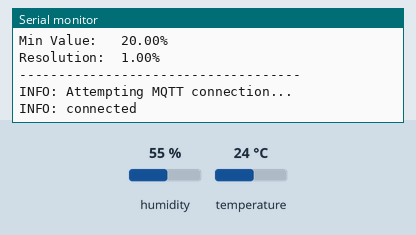
This sketch was run on a simulated ESP32. Parts: the last lines printed to the serial monitor. Inputs (shaded band) come from the test bench; at power-on: humidity 55 %, temperature 24 °C. WiFi joins after 1.5 s; servers stay silent unless stated; no MQTT or app messages arrive unless stated.

Above: at 2.7 s.
2.8 s: humidity set to 22 %
At 4.1 s:
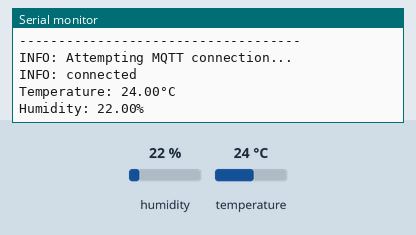
5.8 s: temperature set to 12 °C
At 8.5 s:
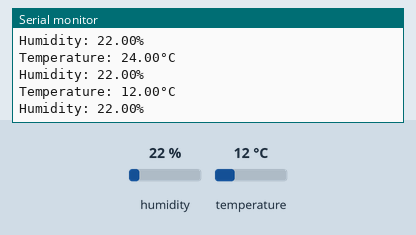
8.8 s: humidity set to 40 %
At 10.5 s:
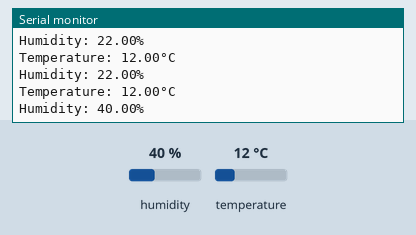

Measured:
- after the input at 2.8 s, the serial monitor: prints a new line after 0.80 s (image 1)
- after the input at 5.8 s, the serial monitor: prints a new line after 1.8 s (image 2)
- after the input at 8.8 s, the serial monitor: prints a new line after 0.81 s (image 3)

The sketch:

HA_ESP32_MQTT_HUMEDAD_TEMPERATURA.ino
```cpp
/*
   MQTT Lights for Home-Assistant - NodeMCU (ESP32)

   Libraries :
    - ESP8266 core for Arduino : https://github.com/esp8266/Arduino
    - PubSubClient : https://github.com/knolleary/pubsubclient

   Sources :
    - File > Examples > ES8266WiFi > WiFiClient
    - File > Examples > PubSubClient > mqtt_auth
    - File > Examples > PubSubClient > mqtt_esp8266


   Aurelio M. - v1.1 - 04.2024
   If you like this example, please add a star! Thank you!
   https://github.com/yeyomuri/HA_MQTT_ESP32
*/
#include <WiFi.h>
#include <PubSubClient.h>
#include <Adafruit_Sensor.h>
#include <DHT.h>
#include <DHT_U.h>

#define DHTTYPE DHT11
#define DHTPIN 4

// Credenciales WiFi
const PROGMEM char* WIFI_SSID = "XXXXXXXXXXXXXXXXXXXX";
const PROGMEM char* WIFI_PASSWORD = "XXXXXXXXXXXXXXXXXXXX";

// Credenciales MQTT
const PROGMEM char* MQTT_CLIENT_ID = "TouchSwitchSensor";
const PROGMEM char* MQTT_SERVER_IP = "XXXXXXXXXXXXXXXXXXXX";
const PROGMEM uint16_t MQTT_SERVER_PORT = 1883;
const PROGMEM char* MQTT_USER = "XXXXXXXXXXXXXXXXXXXX";
const PROGMEM char* MQTT_PASSWORD = "XXXXXXXXXXXXXXXXXXXX";

// MQTT: topic
const PROGMEM char* MQTT_HUMIDITY_TOPIC = "casa/habitacion/sensorHumedad";
const PROGMEM char* MQTT_TEMPERATURE_TOPIC = "casa/habitacion/sensorTemperatura";

DHT_Unified dht(DHTPIN, DHTTYPE);
uint32_t delayMS;

WiFiClient wifiClient;
PubSubClient client(wifiClient);

void reconnect() {
  // Función que se reconecta al broker MQTT
  while (!client.connected()) {
    Serial.println("INFO: Attempting MQTT connection...");
    // Intento de conectarse
    if (client.connect(MQTT_CLIENT_ID, MQTT_USER, MQTT_PASSWORD)) {
      Serial.println("INFO: connected");
    } else {
      Serial.print("ERROR: failed, rc=");
      Serial.print(client.state());
      Serial.println("DEBUG: try again in 5 seconds");
      delay(5000);
    }
  }
}

void setup() {
  int i = 0;
  Serial.begin(115200);
  Serial.println();
  Serial.println();
  Serial.print("INFO: Connecting to ");
  Serial.println(WIFI_SSID);
  WiFi.mode(WIFI_STA);
  WiFi.begin(WIFI_SSID, WIFI_PASSWORD);

  while (WiFi.status() != WL_CONNECTED) {
    delay(500);
    Serial.print(".");
    if(i == 5) ESP.restart();
    i++;
  }

  Serial.println("");
  Serial.println("INFO: WiFi connected");
  Serial.println("INFO: IP address: ");
  Serial.println(WiFi.localIP());

  client.setServer(MQTT_SERVER_IP, MQTT_SERVER_PORT);

  // Initialize device.
  dht.begin();
  Serial.println(F("DHTxx Unified Sensor Example"));
  // Print temperature sensor details.
  sensor_t sensor;
  dht.temperature().getSensor(&sensor);
  Serial.println(F("------------------------------------"));
  Serial.println(F("Temperature Sensor"));
  Serial.print  (F("Sensor Type: ")); Serial.println(sensor.name);
  Serial.print  (F("Driver Ver:  ")); Serial.println(sensor.version);
  Serial.print  (F("Unique ID:   ")); Serial.println(sensor.sensor_id);
  Serial.print  (F("Max Value:   ")); Serial.print(sensor.max_value); Serial.println(F("°C"));
  Serial.print  (F("Min Value:   ")); Serial.print(sensor.min_value); Serial.println(F("°C"));
  Serial.print  (F("Resolution:  ")); Serial.print(sensor.resolution); Serial.println(F("°C"));
  Serial.println(F("------------------------------------"));
  // Print humidity sensor details.
  dht.humidity().getSensor(&sensor);
  Serial.println(F("Humidity Sensor"));
  Serial.print  (F("Sensor Type: ")); Serial.println(sensor.name);
  Serial.print  (F("Driver Ver:  ")); Serial.println(sensor.version);
  Serial.print  (F("Unique ID:   ")); Serial.println(sensor.sensor_id);
  Serial.print  (F("Max Value:   ")); Serial.print(sensor.max_value); Serial.println(F("%"));
  Serial.print  (F("Min Value:   ")); Serial.print(sensor.min_value); Serial.println(F("%"));
  Serial.print  (F("Resolution:  ")); Serial.print(sensor.resolution); Serial.println(F("%"));
  Serial.println(F("------------------------------------"));
  // Set delay between sensor readings based on sensor details.
  delayMS = sensor.min_delay / 1000;
}


//Se asegura de que la esp32 este conectada al broker
void loop() {
  if (!client.connected()) {
    reconnect();
  }
  client.loop();

  // Delay between measurements.
  delay(delayMS);
  // Get temperature event and print its value.
  sensors_event_t event;
  dht.temperature().getEvent(&event);
  if (isnan(event.temperature)) {
    Serial.println(F("Error reading temperature!"));
  }
  else {
    Serial.print(F("Temperature: "));
    Serial.print(event.temperature);
    Serial.println(F("°C"));
    client.publish(MQTT_TEMPERATURE_TOPIC, String(event.temperature).c_str(), true);
  }
  // Get humidity event and print its value.
  dht.humidity().getEvent(&event);
  if (isnan(event.relative_humidity)) {
    Serial.println(F("Error reading humidity!"));
  }
  else {
    Serial.print(F("Humidity: "));
    Serial.print(event.relative_humidity);
    Serial.println(F("%"));
    client.publish(MQTT_HUMIDITY_TOPIC, String(event.relative_humidity).c_str(), true);
  }
}
```
